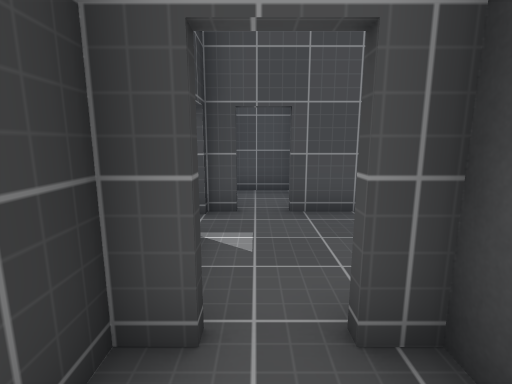
[1] (above)

24 first-person views from a walk through a 3-D level made in the Unity game engine. The camera is 1.4 m above the floor, tilts 10° down and sees 85° across. The floor is counted in squares, 1 m on a side. Each view is taken from the middle of a square. On the plan, view 1 faces up. The plan holds only what a view shows up to about 14 squares ahead; the rest is blank. The place goes on beyond the plan. Door leaves are left out, so doorways stand open. Surface patterns are stand-ins for the level's own textures.

[2]
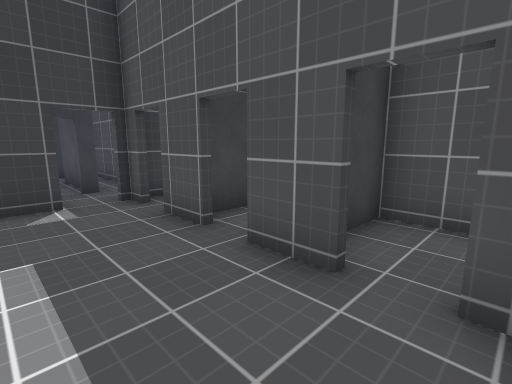

[3]
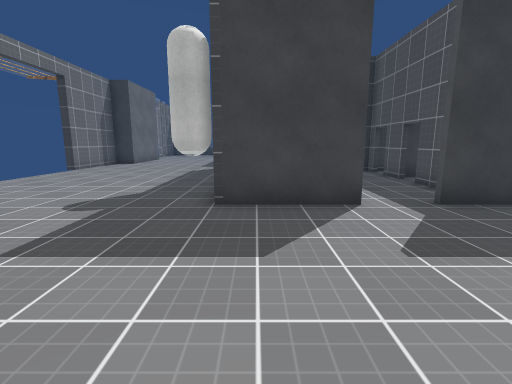

[4]
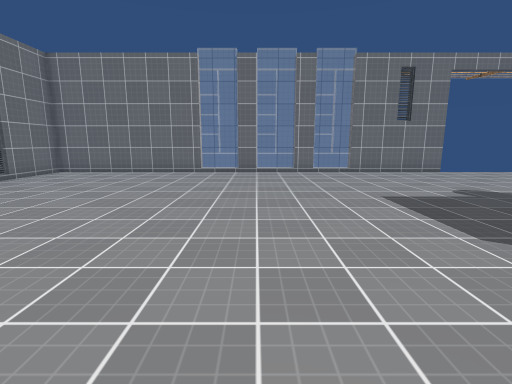

[5]
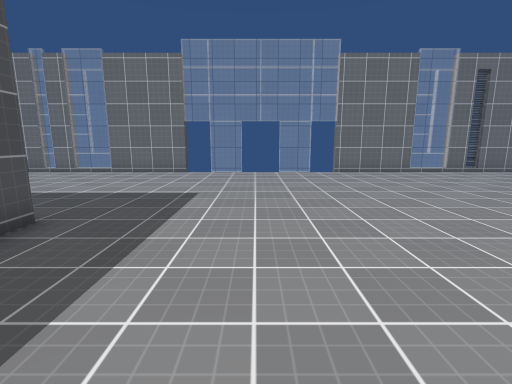

[6]
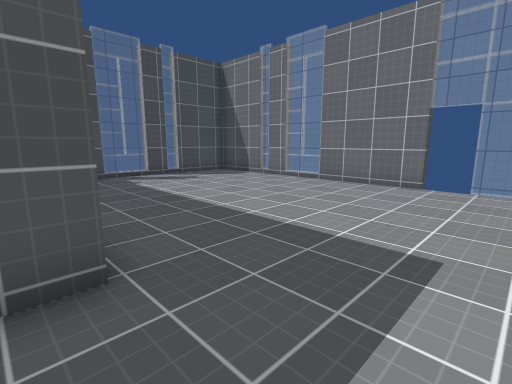

[7]
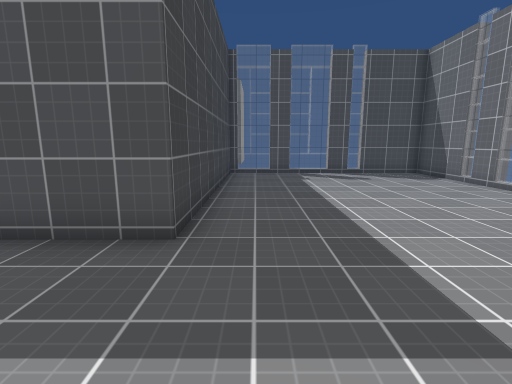

[8]
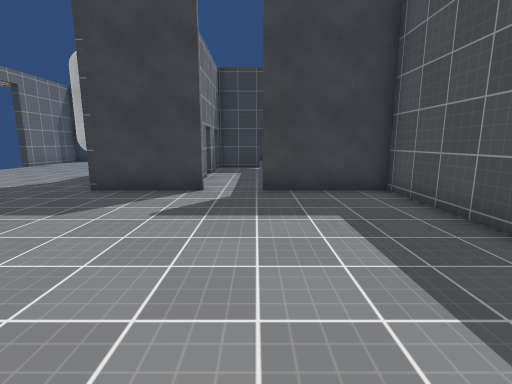

[9]
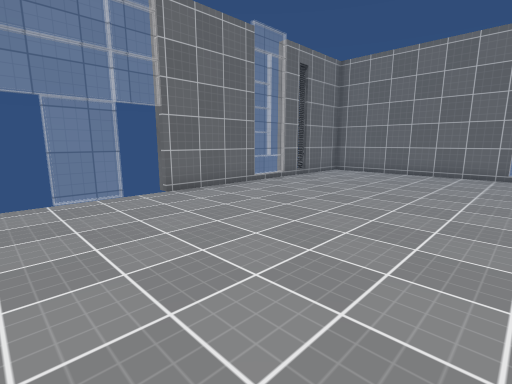

[10]
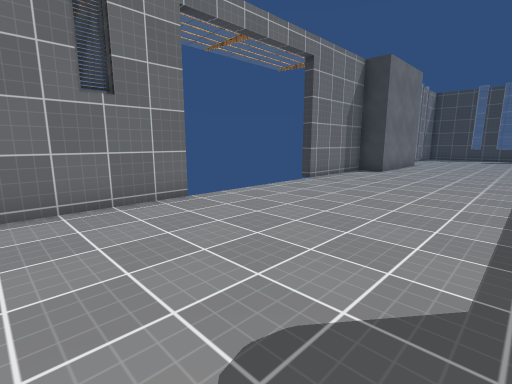

[11]
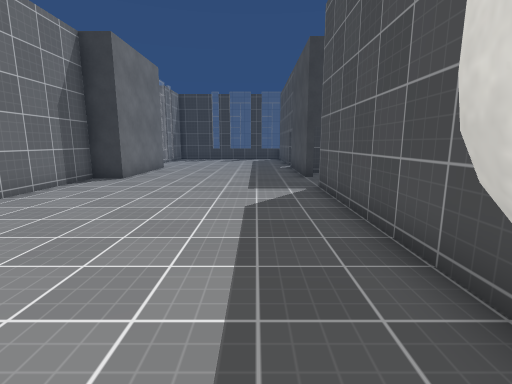

[12]
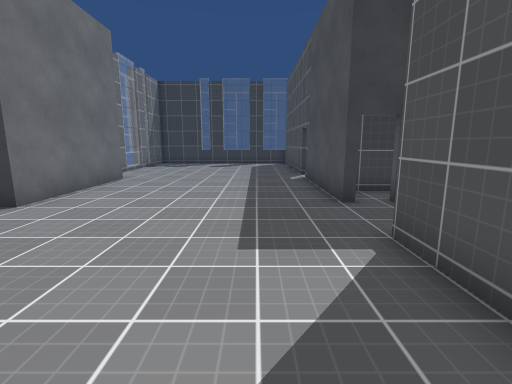

[13]
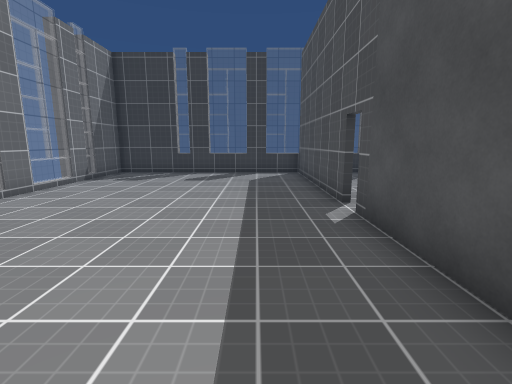

[14]
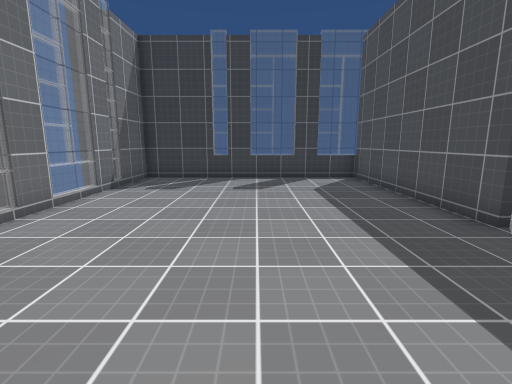

[15]
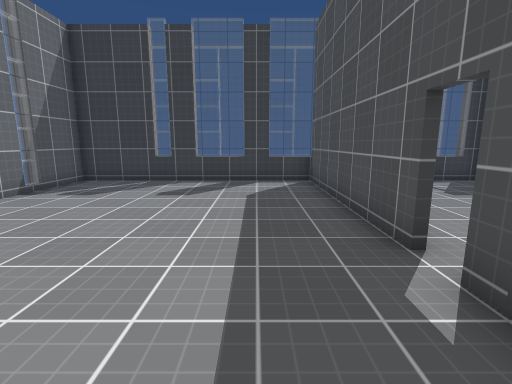

[16]
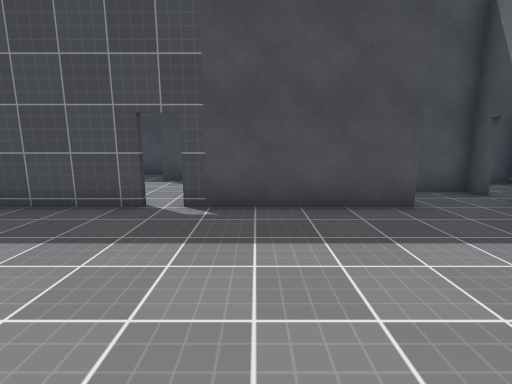

[17]
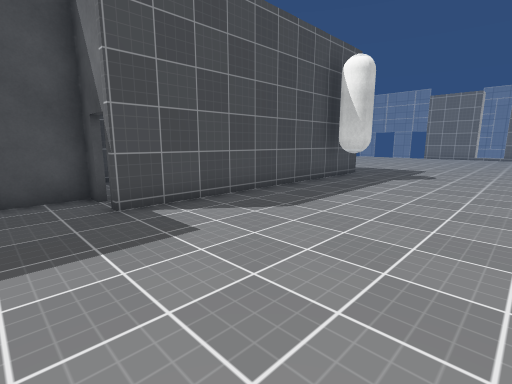

[18]
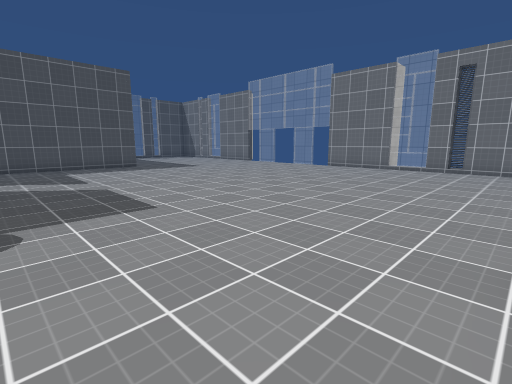

[19]
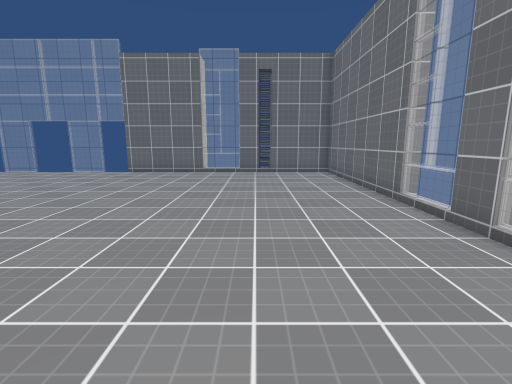

[20]
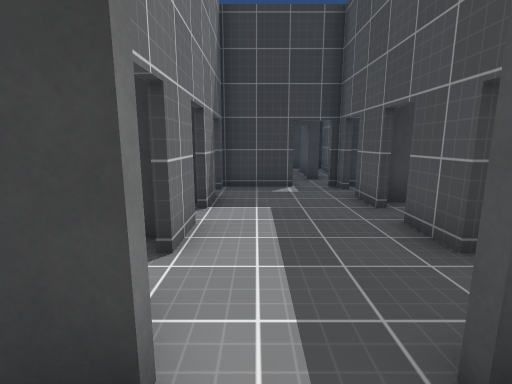

[21]
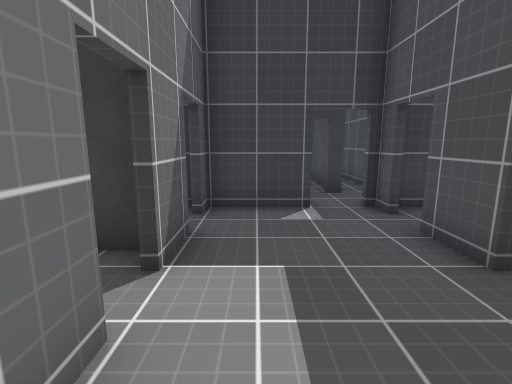

[22]
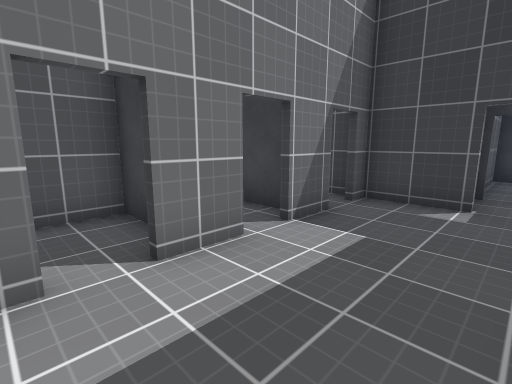

[23]
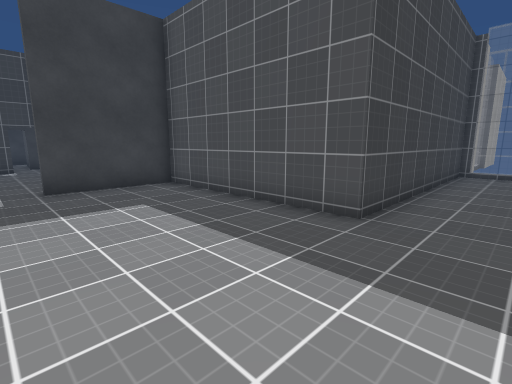

[24]
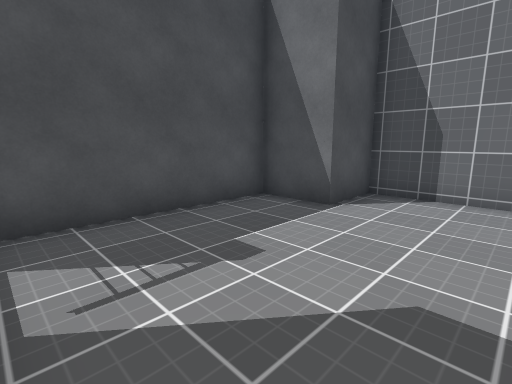

### Floor plan
Points are (right, up) in squares from view 1. A wall is a line through its corners. A room is listed if a view was taken in it or the views show most of it. See-through windows are left out.
Room 1 (view 1)
walls: (-0.4, 1.7) (-1, 1.7) (-1, 0.9); (1.3, 1.1) (1.3, 1.7)
ways out: open door at (0, 2) to room 2
Room 2 (views 2, 3, 4, 5, 6, 7, 8, 9, 10, 11, 12, 13, 14, 15, 16, 17, 18, 19, 20, 21, 22, 23)
walls: (5.1, -1.8) (5, -2.3); (6.8, 2.5) (6.8, -0.9) (-4.1, -0.9); (3.1, 1.9) (4.6, 1.9); (6.1, 5.6) (5.6, 5.6); (4.6, 5.6) (3.1, 5.6); (0.6, 1.9) (2.1, 1.9); (10.1, -9.5) (11.2, -9.5); (2.1, 5.6) (0.6, 5.6); (4, -9.5) (8.4, -9.5); (12.9, -9.5) (13.9, -9.5); (-1, 4.2) (-1, 1.9) (-0.4, 1.9); (-0.4, 5.6) (-1, 5.6); (15.6, -9.5) (22.5, -9.5) (22.5, 0.2); (-4, 0.2) (-4, 0.8) (-5.8, 0.8); (-6.4, -0.9) (-11.6, -0.9); (22.4, -5.2) (23, -5.2); (22.4, -6.7) (23, -6.7); (22.5, 7.4) (22.5, 17) (13.8, 17) (13.8, 7.9) (6.8, 7.9) (6.8, 4.1); (-11, -8.3) (-6, -8.3) (-6, -9.5) (-1.6, -9.5); (-12.5, -0.9) (-19.4, -0.9) (-19.4, -9.5) (-15.8, -9.5); (-14.1, -9.5) (-13.1, -9.5)
ways out: open door at (0, 2) to room 1; open door at (-12, -1) to room 3; open door at (5, 2) to room 4; open door at (5, 6) to room 5; open door at (0, 6) to room 6; open door at (-6.5, 0); open door at (-4, 0); open door at (-1, 4.5); open door at (1.2, -9.6); open door at (2.5, 2); open door at (2.5, 6); open door at (23, 5); gap at (23, 0.5)
Room 3 (view 24)
walls: (-19.4, 5.3) (-19.4, 3.6); (-11.3, 0.2) (-11.3, 3.2) (-13.4, 3.2) (-13.4, 5.3) (-18.9, 5.3)
ways out: open door at (-12, -1) to room 2
Room 4 (no view inside)
walls: (4, 1.6) (4, -0.7) (5.5, -0.7)
ways out: open door at (5, 2) to room 2
Room 5 (no view inside)
walls: (5.5, 8.3) (4, 8.3) (4, 7)
ways out: open door at (5, 6) to room 2
Room 6 (no view inside)
walls: (-1, 6.8) (-1, 6); (1.1, 8.3) (-0.6, 8.3)
ways out: open door at (0, 6) to room 2

Positions as (right, up) in squares from view 1, and headings:
1: (0, 0), facing up
2: (6, 3), facing up-left
3: (13, 0), facing left
4: (13, 4), facing down
5: (9, 4), facing right
6: (13, 5), facing up-right
7: (15, 4), facing up
8: (15, 4), facing left
9: (15, 4), facing down-right
10: (8, -3), facing down-left
11: (5, -3), facing left
12: (0, -3), facing left
13: (-6, -3), facing left
14: (-8, -5), facing left
15: (-9, -3), facing left
16: (-10, -7), facing up
17: (-6, -7), facing up-right
18: (7, -9), facing up-right
19: (9, -6), facing right
20: (8, 3), facing left
21: (5, 3), facing left
22: (6, 5), facing down-left
23: (16, 3), facing up-left
24: (-19, 0), facing up-right
